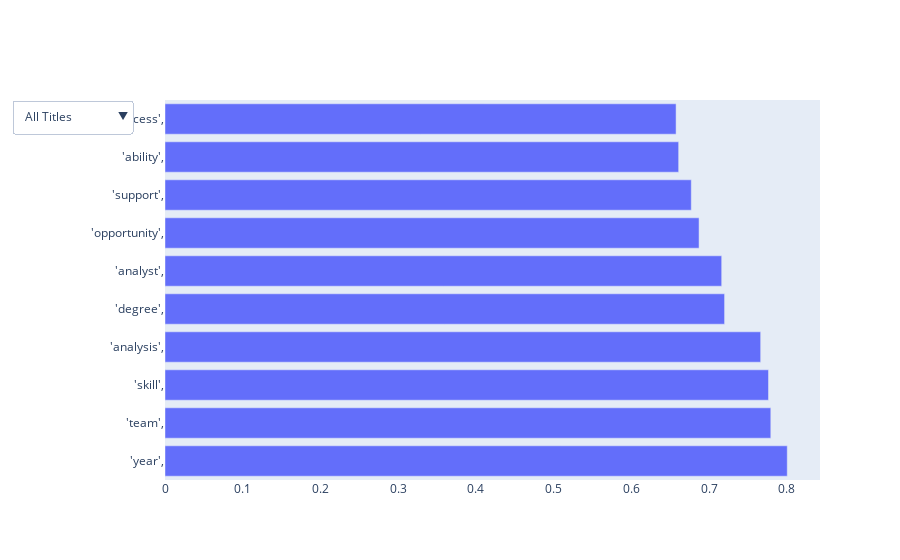

Here is the notebook cell this chart was saved with:
### Markdown cell above
<div style="background-color: #; padding: 0px; ">

## <font size='5'><i>Plan → Acquire → Prepare → </i></font> <font size='10'><i>**Explore**</i></font> <font size='5'><i>→ Model → Deliver</i></font>
---

### Code cell
import plotly.express as px
import pandas as pd
from collections import Counter
import plotly.graph_objs as go

# List of words to remove
words_to_remove = ['data', 'experience', 'business', 'work']

# Function to remove specific words
def remove_words(word_list):
    return [word for word in word_list if word not in words_to_remove]

jobs_df_cleaned["description_cleaned"] = jobs_df_cleaned["description_cleaned"].apply(remove_words)

def plot_top_words_frequency_with_plotly(df):
    # Function to get top words
    def get_top_words(df2, title, n=10, words_to_exclude=set()):
        if title == 'All Titles':
            descriptions = df2['description_cleaned']
        else:
            descriptions = df2[df2['title_cleaned'] == title]['description_cleaned']

        word_counts = Counter()
        for description in descriptions:
            words = set(str(description).split())  # Use a set to remove duplicates
            word_counts.update(words)

        total_descriptions = len(descriptions)

        # Normalize the word counts
        word_counts = {word: count / total_descriptions for word, count in word_counts.items() if word not in words_to_exclude}

        # Sort the dictionary items by value and take the top n items
        top_words = sorted(word_counts.items(), key=lambda item: item[1], reverse=True)[:n]

        return top_words

    def plot_top_words_frequency_with_plotly(df):
        # Get the common words in 'All Titles'
        common_words = {word for word, freq in get_top_words(df, 'All Titles') if freq > 0.5}

        # Dropdown options
        titles = df['title_cleaned'].unique()
        titles = [title for title in titles if title != 'Other']  # Exclude 'Other'
        titles.insert(0, 'All Titles')  # Option for all titles

        # Create a figure with a dropdown menu and slider
        fig = go.Figure()

        # Add traces for each title
        for title in titles:
            top_words = get_top_words(df, title, words_to_exclude=(common_words if title != 'All Titles' else set()))
            words, frequencies = zip(*top_words)
            fig.add_trace(
                go.Bar(
                    x=frequencies,
                    y=words,
                    name=title,
                    orientation='h',
                    visible=(title == 'All Titles')  # Only the 'All Titles' trace is visible initially
                )
            )

        # Update layout
        fig.update_layout(
            updatemenus=[
                dict(
                    buttons=[dict(label=title,
                                method="update",
                                args=[{"visible": [title == t for t in titles]},
                                        {"title": f"Top Words in {title}"}])
                            for title in titles],
                    direction="down",
                    showactive=True,
                )
            ]
        )

        fig.show()

    plot_top_words_frequency_with_plotly(jobs_df_cleaned)

plot_top_words_frequency_with_plotly(jobs_df_cleaned)

### Figure 1 — Plotly figure (JSON) as saved in the notebook; plotly's stock layout.template omitted (floating-point values rounded to 4 significant figures)
{"data": [{"name": "All Titles", "orientation": "h", "type": "bar", "visible": true, "x": [0.8005, 0.7794, 0.7764, 0.7664, 0.7199, 0.7162, 0.6871, 0.6771, 0.6608, 0.6575], "y": ["'year',", "'team',", "'skill',", "'analysis',", "'degree',", "'analyst',", "'opportunity',", "'support',", "'ability',", "'process',"]}, {"name": "Data Analyst", "orientation": "h", "type": "bar", "visible": false, "x": [0.6404, 0.6339, 0.621, 0.6197, 0.6138, 0.6059, 0.6004, 0.6001, 0.5999, 0.59], "y": ["'including',", "'management',", "'requirement',", "'information',", "'tool',", "'bachelor',", "'project',", "'report',", "'related',", "'analytics',"]}, {"name": "Data Engineer", "orientation": "h", "type": "bar", "visible": false, "x": [0.6899, 0.6899, 0.6741, 0.6662, 0.6465, 0.6347, 0.6281, 0.615, 0.6071, 0.5953], "y": ["'engineer',", "'tool',", "'system',", "'engineering',", "'sql',", "'solution',", "'analytics',", "'working',", "'development',", "'requirement',"]}, {"name": "Data Scientist", "orientation": "h", "type": "bar", "visible": false, "x": [0.8287, 0.7349, 0.6943, 0.6537, 0.6519, 0.6474, 0.6213, 0.6041, 0.5978, 0.5969], "y": ["'science',", "'python',", "'analytics',", "'learning',", "'scientist',", "'model',", "'solution',", "'sql',", "'related',", "'including',"]}], "layout": {"updatemenus": [{"buttons": [{"args": [{"visible": [true, false, false, false]}, {"title": "Top Words in All Titles"}], "label": "All Titles", "method": "update"}, {"args": [{"visible": [false, true, false, false]}, {"title": "Top Words in Data Analyst"}], "label": "Data Analyst", "method": "update"}, {"args": [{"visible": [false, false, true, false]}, {"title": "Top Words in Data Engineer"}], "label": "Data Engineer", "method": "update"}, {"args": [{"visible": [false, false, false, true]}, {"title": "Top Words in Data Scientist"}], "label": "Data Scientist", "method": "update"}], "direction": "down", "showactive": true}]}}
